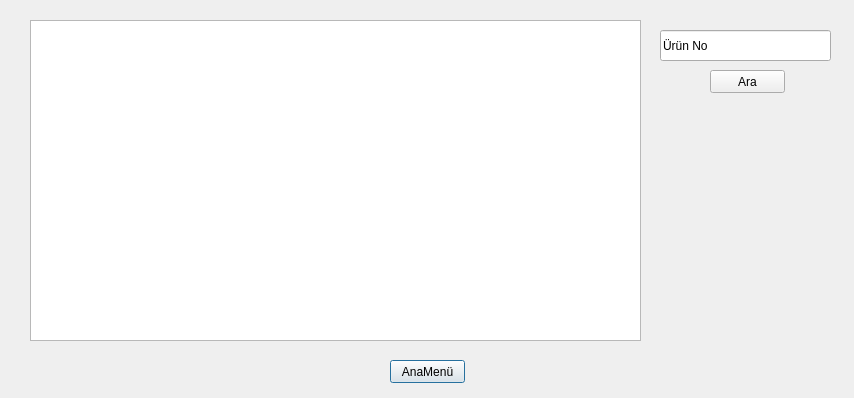
<?xml version="1.0" encoding="UTF-8"?>
<ui version="4.0">
 <class>showAlimTable</class>
 <widget class="QDialog" name="showAlimTable">
  <property name="geometry">
   <rect>
    <x>0</x>
    <y>0</y>
    <width>854</width>
    <height>398</height>
   </rect>
  </property>
  <property name="windowTitle">
   <string>Alım Tablosu</string>
  </property>
  <widget class="QPushButton" name="btn_anamenu">
   <property name="geometry">
    <rect>
     <x>390</x>
     <y>360</y>
     <width>75</width>
     <height>23</height>
    </rect>
   </property>
   <property name="text">
    <string>AnaMenü</string>
   </property>
  </widget>
  <widget class="QTableWidget" name="tbl_alim">
   <property name="geometry">
    <rect>
     <x>30</x>
     <y>20</y>
     <width>611</width>
     <height>321</height>
    </rect>
   </property>
  </widget>
  <widget class="QLineEdit" name="txt_ara">
   <property name="geometry">
    <rect>
     <x>660</x>
     <y>30</y>
     <width>171</width>
     <height>31</height>
    </rect>
   </property>
   <property name="inputMask">
    <string/>
   </property>
   <property name="text">
    <string>Ürün No</string>
   </property>
  </widget>
  <widget class="QPushButton" name="btn_ara">
   <property name="geometry">
    <rect>
     <x>710</x>
     <y>70</y>
     <width>75</width>
     <height>23</height>
    </rect>
   </property>
   <property name="text">
    <string>Ara</string>
   </property>
  </widget>
 </widget>
 <resources/>
 <connections/>
</ui>
